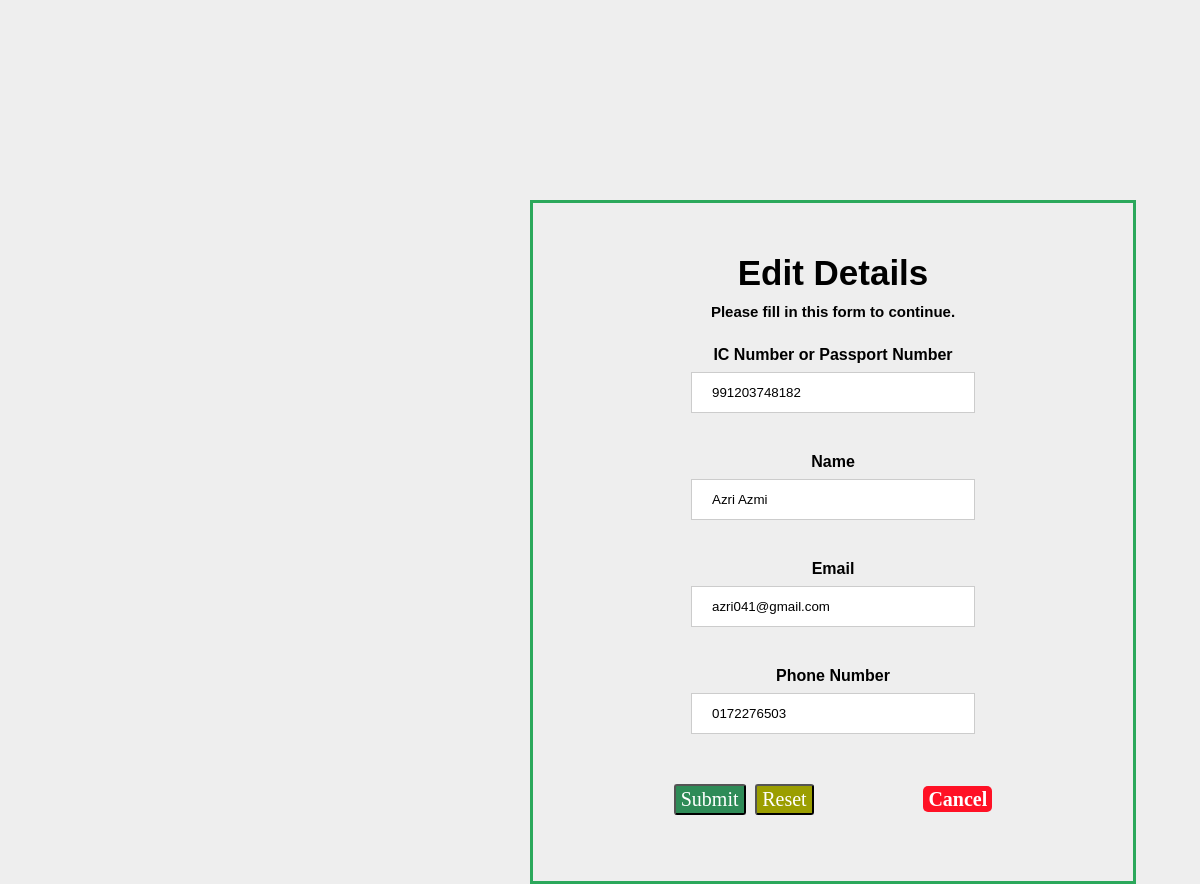
Screenshot of /EditDetails.php (signed in) with the database file from the repository.
### tables this page shows
CREATE TABLE `customer` (
  `cust_id` int(11) NOT NULL,
  `ic_no` varchar(25) NOT NULL,
  `cust_name` varchar(25) NOT NULL,
  `email` varchar(50) NOT NULL,
  `phone_no` varchar(14) NOT NULL,
  `users_id` int(11) NOT NULL,
  `filled` tinyint(1) DEFAULT NULL
);

### EditDetails.php (the view, shortened to what this page needs)
<?php
    require "Config.php";
    $username=$_SESSION['username'];
    $sql = "SELECT * FROM users WHERE username='$username'";
    if($result = mysqli_query($conn, $sql)){
    if(mysqli_num_rows($result) > 0){
        while($row = mysqli_fetch_array($result)){
            $users_id=$row['users_id'];
        }
        }
    }
    $query = "SELECT * FROM customer WHERE users_id='$users_id'";
    if($result = mysqli_query($conn, $query)){
        if(mysqli_num_rows($result) > 0){
            while($row = mysqli_fetch_array($result)){
                $ic_no = $row['ic_no'];
                $cust_name = $row['cust_name'];
                $email = $row['email'];
                $phone_no= $row['phone_no'];
            }
        }
    }
    $ic_err = $cust_name_err =$email_err = $phone_no_err = $check_err = "";
?>
<!DOCTYPE html>
<html lang="en">
<head>
    <link rel="stylesheet" type="text/css" href="style.css">
    </head>
    <body>
    <div class="wrapper-register">
        <h2>Edit Details</h2>
        <p>Please fill in this form to continue.</p>
        <form action="<?php echo htmlspecialchars($_SERVER["PHP_SELF"]); ?>" method = "post">
            <div class="form-group <?php echo (!empty($ic_err)) ? 'has-error' : ''; ?>">
                <label>IC Number or Passport Number </label><br>
                <input type="tel" name="ic_no" class="form-control" maxlength="12" value="<?php echo $ic_no; ?>" placeholder="Enter the number without (-) Example:123456789012">
            </div>
            <div class="form-group <?php echo (!empty($cust_name_err)) ? 'has-error' : ''; ?>">
                <label>Name</label><br>
                <input type="text" name="cust_name" class="form-control" maxlength="50" value="<?php echo $cust_name; ?>">
            </div>
            <div class="form-group <?php echo (!empty($email_err)) ? 'has-error' : ''; ?>">
                <label>Email</label><br>
                <input type="text" name="email" class="form-control" maxlength="50" value="<?php echo $email; ?>">
            </div>
            <div class="form-group <?php echo (!empty($phone_no_err)) ? 'has-error' : ''; ?>">
                <label>Phone Number</label><br>
                <input type="tel" name="phone_no" class="form-control" maxlength="15" value="<?php echo $phone_no; ?>">
            </div>
            <div class="form-group">
            <h2><?php echo $check_err; ?><h2>
                <input type="submit" class="btn btn-primary" value="Submit">
                <input type="reset" class="btn btn-default" value="Reset">
                <a style="text-decoration: none;padding: 2px 5px;margin-left: 100px;color: white;background: rgb(255, 17, 37);border: none;border-radius: 5px;text-align: center;font-family: 'Franklin Gothic Medium';font-size: 20px;"
                href="UserMain.php">Cancel</a>
            </div>
        </form>
    </div>
</body>
</html>

### style.css (style rules this page uses)
* { margin: 0; padding: 0; }
body { background-color: #eee; }
.wrapper-login, .wrapper-register { width: 50%; padding : 50px 0px 50px 0px; margin :200px 0px 0px 530px; text-align: center; border: 3px solid rgb(43, 168, 91); }
input[type=submit] { padding: 2px 5px; background: #2E8B57; color: white; border-radius: 3px; font-family: 'Franklin Gothic Medium'; font-size: 20px; }
input[type=reset] { padding: 2px 5px; background: rgb(155, 158, 0); color: white; border-radius: 3px; font-family: 'Franklin Gothic Medium'; font-size: 20px; }
input[type=text], input[type=password], input[type=tel] { width: 50%; padding: 12px 20px; margin: 8px 0; display: inline-block; border: 1px solid #ccc; box-sizing: border-box; }
.form-group { text-align: center; padding: 16px; }
label , .help-block { font-size: 16px; font-weight: bold; font-family: Arial; }
h2 { font-size: 35px; font-family: arial; font-weight: bold; }
p { padding: 10px; font-size: 15px; font-family: arial; font-weight: bold; }

### rows the page displays
customer: ic_no "991203748182", cust_name "Azri Azmi", email "azri041@gmail.com", phone_no "0172276503"
